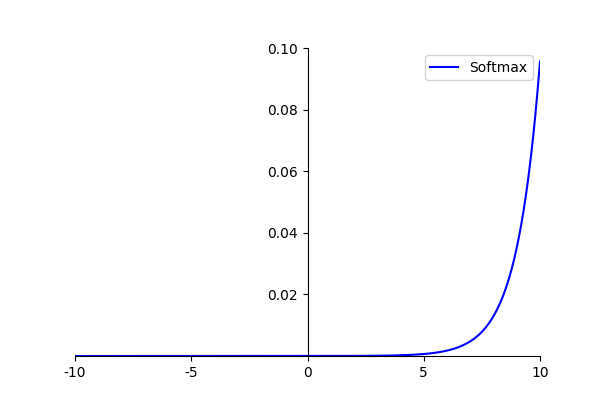

Generate this figure with Python:
"""
@Author: huuuuusy
@GitHub: https://github.com/huuuuusy

系统： Ubuntu 18.04
IDE:  VS Code 1.37
介绍： 绘制Softmax曲线
"""

import matplotlib.pyplot as plt
import math
import matplotlib as mpl
import numpy as np
mpl.rcParams['axes.unicode_minus'] = False

fig = plt.figure(figsize=(6, 4))
ax = fig.add_subplot(111)

def softmax(x):
    return np.exp(x)/np.sum(np.exp(x), axis=0)

x = np.linspace(-10, 10, 200)
y = softmax(x)

plt.xlim(-10, 10)
plt.ylim(0, 0.1)

ax.spines['top'].set_color('none')
ax.spines['right'].set_color('none')

ax.xaxis.set_ticks_position('bottom')
ax.spines['bottom'].set_position(('data', 0))
ax.set_xticks([-10, -5, 0, 5, 10])
ax.yaxis.set_ticks_position('left')
ax.spines['left'].set_position(('data',0))
ax.set_yticks([0.02, 0.04, 0.06, 0.08, 0.10])

plt.plot(x,y,label='Softmax', color='blue')
plt.legend()
plt.savefig("Softmax.png")
plt.show()